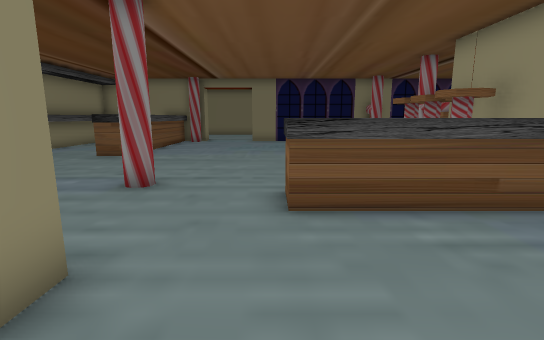
View 1 (above)

18 first-person views from a walk through a level from a Godot 3-D game. The camera is 1.5 m above the floor, tilts 10° down and sees 85° across. The floor is counted in squares, 1 m on a side. Each view is taken from the middle of a square. On the plan, view 1 faces up. The plan holds only what a view shows up to about 15 squares ahead; the rest is blank. The place goes on beyond the plan. Flat picture figures and markers are not drawn. Characters and animated objects are not drawn. Door leaves are left out where a doorway can be walked through. Some surface patterns are stand-ins.

View 2
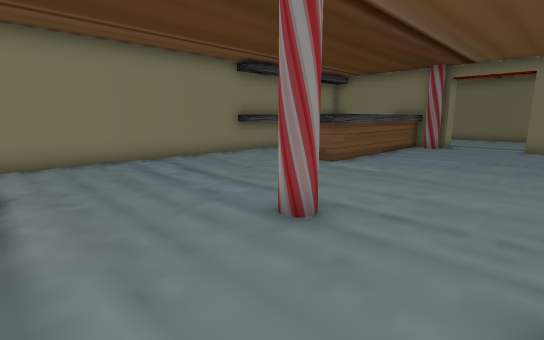

View 3
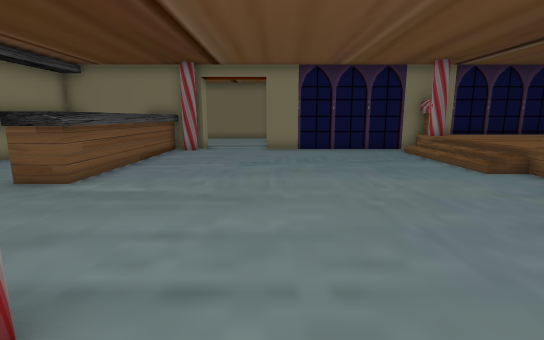

View 4
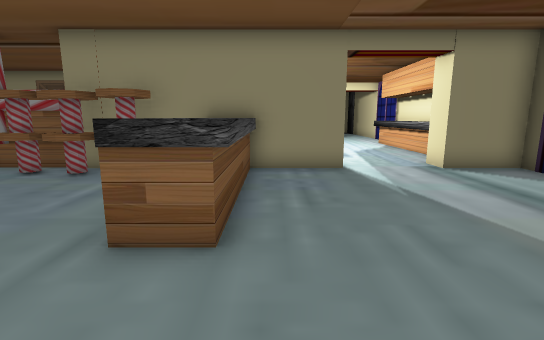

View 5
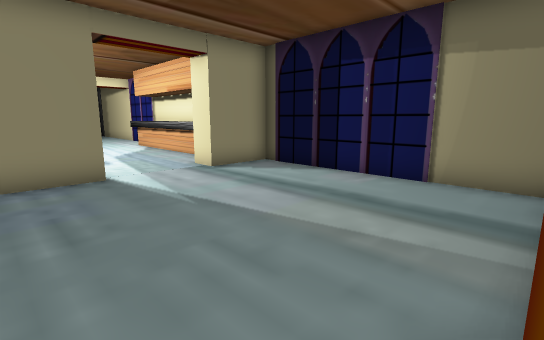

View 6
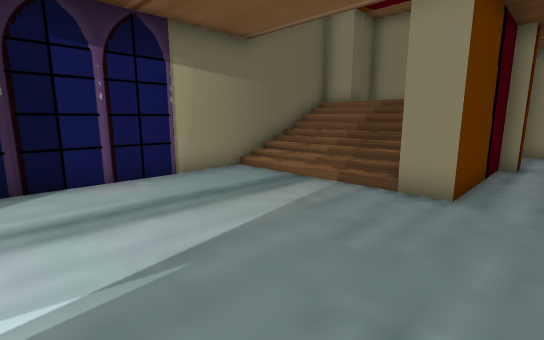

View 7
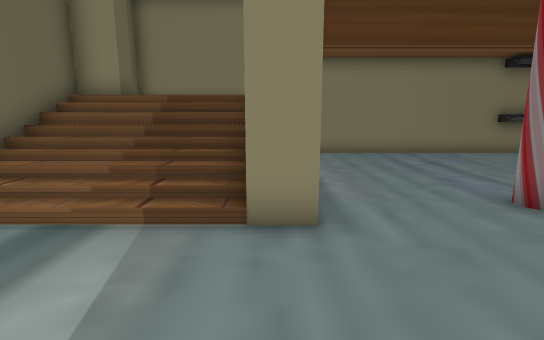

View 8
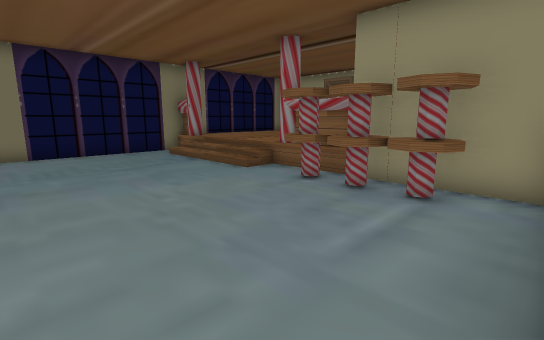

View 9
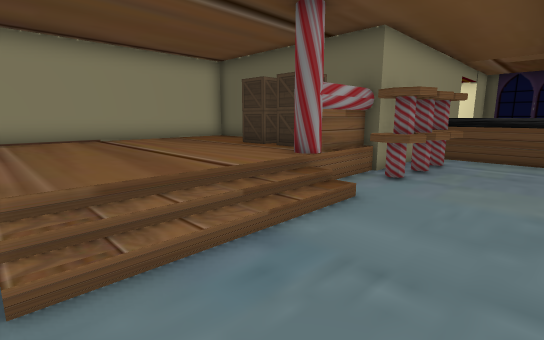

View 10
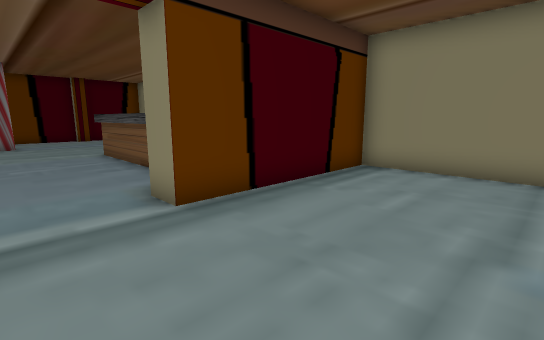

View 11
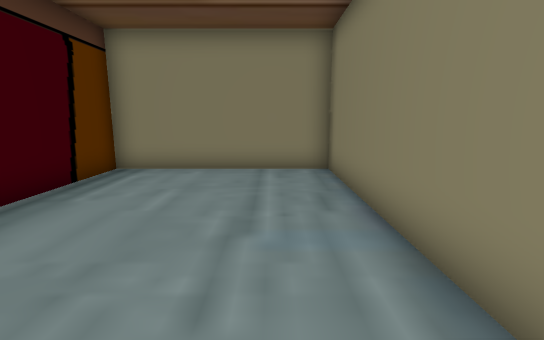

View 12
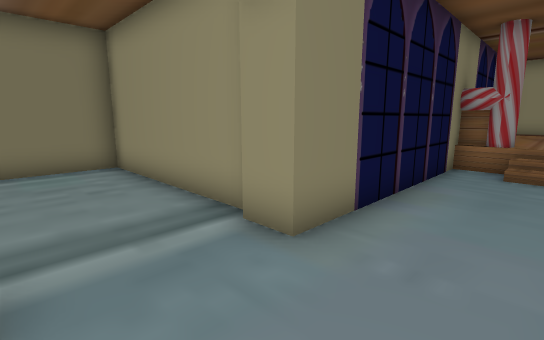

View 13
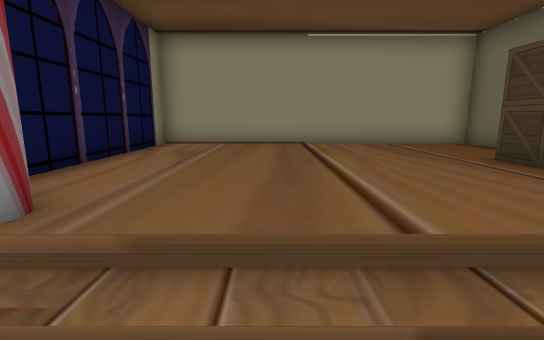

View 14
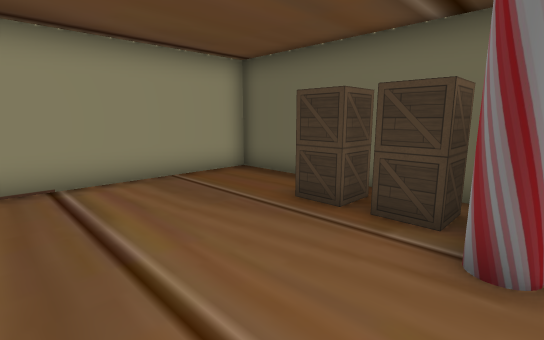

View 15
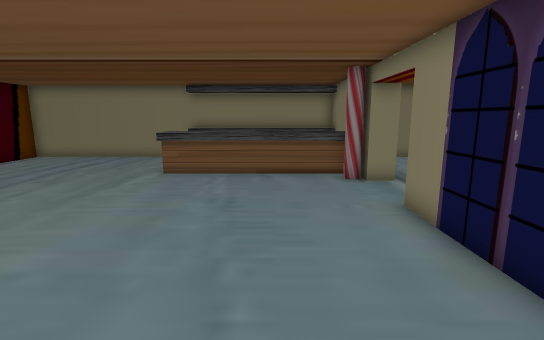

View 16
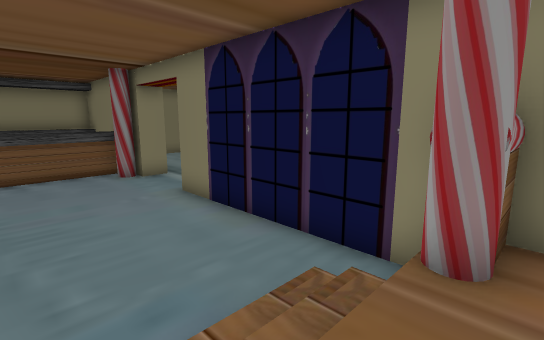

View 17
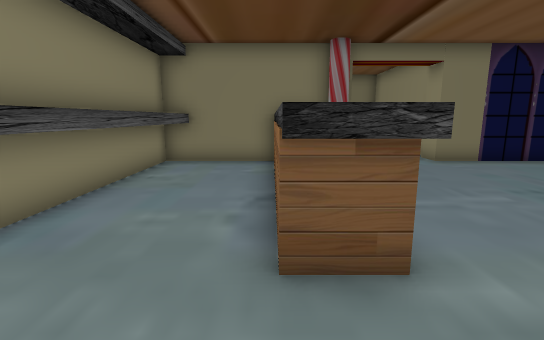

View 18
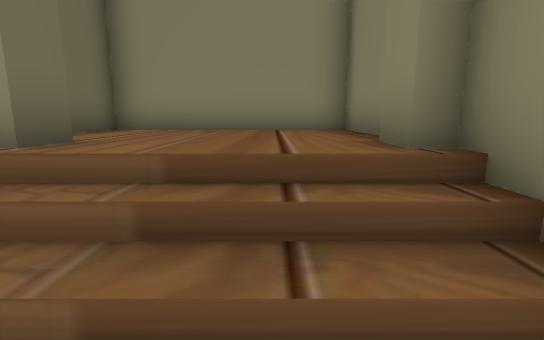

### Floor plan
Key: @ floor where view 1 was taken; # wall or solid block; . main floor; : floor 0.75 m higher than the main floor; + floor 2 m higher than the main floor; / step, stairs or slope; D open door; ^ raised ledge; T table; C crate.
Columns run from 11 left of view 1 to 14 right of it. Each row starts with its distance up from view 1.
 27 ###########
 26 #.........#
 25 #.........#
 24 #.........#
 23 #.........#
 22 #.........#
 21 #.........#
 20 #######DDD################
 19 ##..###DDD.......#:::::::#
 18  #..##..........//:::::::#
 17  #..##..........//:::::::#
 16  #..##..........//:::::::#
 15  #..##..........//:::::::#
 14  #..##..........//:::::::#
 13 ##..##..........//:::::::#
 12 ##..##...........#:::::::#
 11 #...............T#CCC::::#
 10 #...............T#########
  9 #..............TT#
  8 #..............TT#
  7 #.......#.......T#
  6 #...........^^^^^#
  5 #..........^^^^^^^
  4 #................#
  3 #...#............#
  2 ##########.......#
  1 #+++D+////.......D....
  0 #+++D/////.@.....D.......
 -1 #+++D/////.......D.......
 -2 #+++D/////.......##^^^^^^
 -3 #+++#+////.......#
 -4 ##################    ^^

Positions as (right, up) in squares from view 1, and headings:
1: (0, 0), facing up
2: (0, 3), facing up-left
3: (-1, 5), facing up
4: (-3, 4), facing right
5: (-2, 4), facing down-right
6: (4, 4), facing down-left
7: (2, 2), facing left
8: (-1, 6), facing up-right
9: (2, 18), facing down-right
10: (-2, 25), facing down-left
11: (-2, 25), facing left
12: (-4, 17), facing up-right
13: (4, 16), facing right
14: (6, 16), facing down-right
15: (6, 16), facing left
16: (7, 15), facing up-left
17: (-7, 9), facing up
18: (-4, 0), facing left
